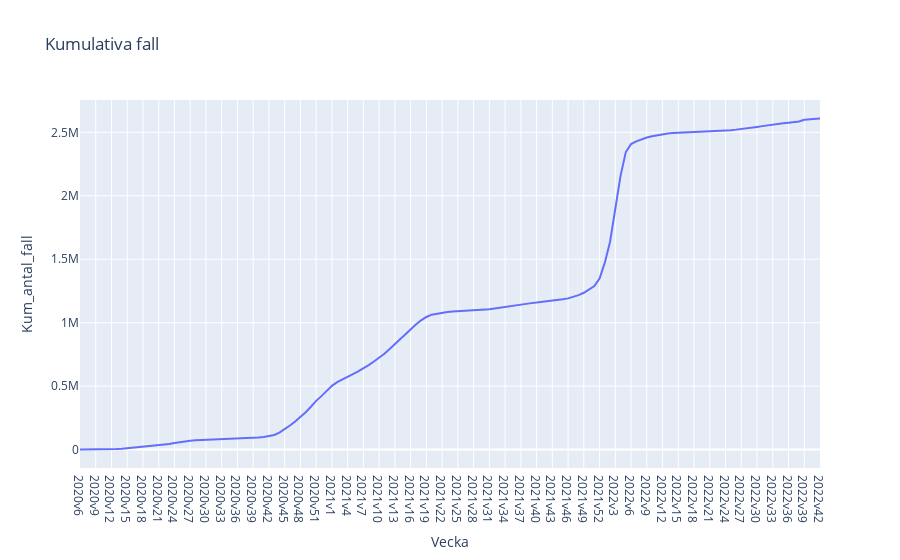

The notebook cell this image was saved under:
### Code cell
# Linjediagram för kumulativa fall 
fig = px.line(covid_veckodata, x='Vecka', y='Kum_antal_fall', title='Kumulativa fall')

# Vissa diagrammet 
fig

### Figure 1 — Plotly figure (JSON) as saved in the notebook; plotly's stock layout.template omitted (floating-point values rounded to 4 significant figures; data arrays with more than 128 entries replaced by an {"elided": "..."} marker saying what was removed)
{"data": [{"hovertemplate": "Vecka=%{x}<br>Kum_antal_fall=%{y}<extra></extra>", "legendgroup": "", "line": {"color": "#636efa", "dash": "solid"}, "marker": {"symbol": "circle"}, "mode": "lines", "name": "", "orientation": "v", "showlegend": false, "type": "scatter", "x": {"elided": "142 str values"}, "xaxis": "x", "y": {"elided": "142 int values"}, "yaxis": "y"}], "layout": {"legend": {"tracegroupgap": 0}, "title": {"text": "Kumulativa fall"}, "xaxis": {"anchor": "y", "domain": [0, 1], "title": {"text": "Vecka"}}, "yaxis": {"anchor": "x", "domain": [0, 1], "title": {"text": "Kum_antal_fall"}}}}
